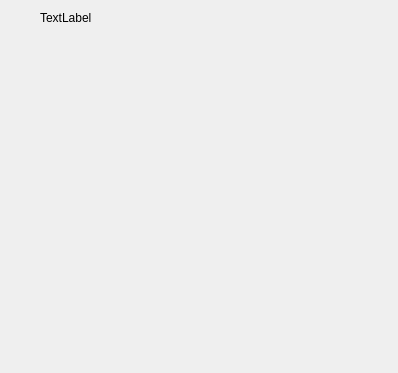
<?xml version="1.0" encoding="UTF-8"?>
<ui version="4.0">
 <class>MoreInfo</class>
 <widget class="QDialog" name="MoreInfo">
  <property name="geometry">
   <rect>
    <x>0</x>
    <y>0</y>
    <width>398</width>
    <height>373</height>
   </rect>
  </property>
  <property name="windowTitle">
   <string>Dialog</string>
  </property>
  <widget class="QLabel" name="label_name">
   <property name="geometry">
    <rect>
     <x>40</x>
     <y>10</y>
     <width>55</width>
     <height>16</height>
    </rect>
   </property>
   <property name="text">
    <string>TextLabel</string>
   </property>
  </widget>
 </widget>
 <resources/>
 <connections/>
</ui>
